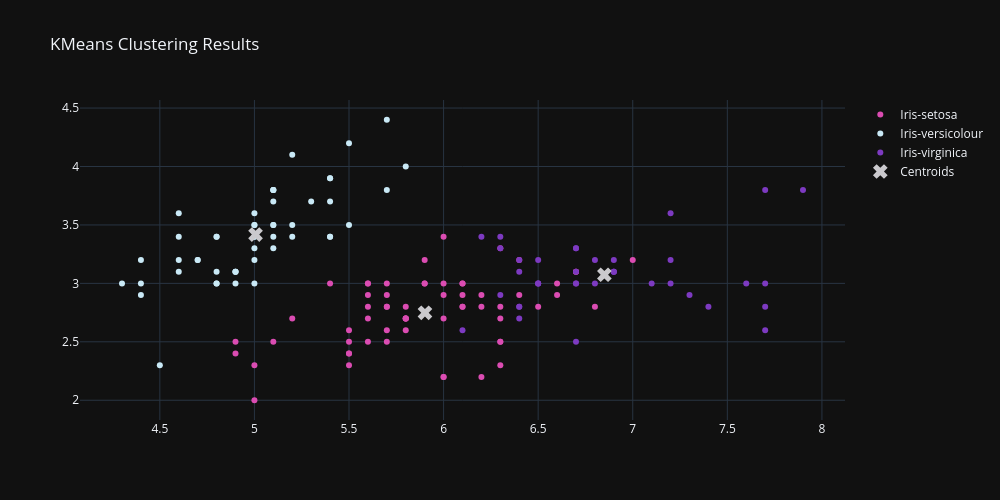

The notebook cell this image was saved under:
### Code cell
fig = go.Figure()
fig.add_trace(go.Scatter(
    x=X[clusters == 0, 0], y=X[clusters == 0, 1],
    mode='markers', marker_color='#DB4CB2', name='Iris-setosa'))
fig.add_trace(go.Scatter(
    x=X[clusters == 1, 0], y=X[clusters == 1, 1],
    mode='markers', marker_color='#c9e9f6', name='Iris-versicolour'))
fig.add_trace(go.Scatter(
    x=X[clusters == 2, 0], y=X[clusters == 2, 1],
    mode='markers', marker_color='#7D3AC1', name='Iris-virginica'))
fig.add_trace(go.Scatter(
    x=kmeans.cluster_centers_[:, 0], y=kmeans.cluster_centers_[:, 1],
    mode='markers', marker_color='#CAC9CD', marker_symbol=4,
    marker_size=13, name='Centroids'))
fig.update_layout(template='plotly_dark', width=1000,
                  height=500, title='KMeans Clustering Results')
fig.show()

### Figure 1 — Plotly figure (JSON) as saved in the notebook; plotly's stock layout.template omitted (floating-point values rounded to 4 significant figures)
{"data": [{"marker": {"color": "#DB4CB2"}, "mode": "markers", "name": "Iris-setosa", "type": "scatter", "x": [7.0, 6.4, 5.5, 6.5, 5.7, 6.3, 4.9, 6.6, 5.2, 5.0, 5.9, 6.0, 6.1, 5.6, 6.7, 5.6, 5.8, 6.2, 5.6, 5.9, 6.1, 6.3, 6.1, 6.4, 6.6, 6.8, 6.0, 5.7, 5.5, 5.5, 5.8, 6.0, 5.4, 6.0, 6.7, 6.3, 5.6, 5.5, 5.5, 6.1, 5.8, 5.0, 5.6, 5.7, 5.7, 6.2, 5.1, 5.7, 5.8, 4.9, 5.7, 5.8, 6.0, 5.6, 6.3, 6.2, 6.1, 6.3, 6.0, 5.8, 6.3, 5.9], "y": [3.2, 3.2, 2.3, 2.8, 2.8, 3.3, 2.4, 2.9, 2.7, 2.0, 3.0, 2.2, 2.9, 2.9, 3.1, 3.0, 2.7, 2.2, 2.5, 3.2, 2.8, 2.5, 2.8, 2.9, 3.0, 2.8, 2.9, 2.6, 2.4, 2.4, 2.7, 2.7, 3.0, 3.4, 3.1, 2.3, 3.0, 2.5, 2.6, 3.0, 2.6, 2.3, 2.7, 3.0, 2.9, 2.9, 2.5, 2.8, 2.7, 2.5, 2.5, 2.8, 2.2, 2.8, 2.7, 2.8, 3.0, 2.8, 3.0, 2.7, 2.5, 3.0]}, {"marker": {"color": "#c9e9f6"}, "mode": "markers", "name": "Iris-versicolour", "type": "scatter", "x": [5.1, 4.9, 4.7, 4.6, 5.0, 5.4, 4.6, 5.0, 4.4, 4.9, 5.4, 4.8, 4.8, 4.3, 5.8, 5.7, 5.4, 5.1, 5.7, 5.1, 5.4, 5.1, 4.6, 5.1, 4.8, 5.0, 5.0, 5.2, 5.2, 4.7, 4.8, 5.4, 5.2, 5.5, 4.9, 5.0, 5.5, 4.9, 4.4, 5.1, 5.0, 4.5, 4.4, 5.0, 5.1, 4.8, 5.1, 4.6, 5.3, 5.0], "y": [3.5, 3.0, 3.2, 3.1, 3.6, 3.9, 3.4, 3.4, 2.9, 3.1, 3.7, 3.4, 3.0, 3.0, 4.0, 4.4, 3.9, 3.5, 3.8, 3.8, 3.4, 3.7, 3.6, 3.3, 3.4, 3.0, 3.4, 3.5, 3.4, 3.2, 3.1, 3.4, 4.1, 4.2, 3.1, 3.2, 3.5, 3.1, 3.0, 3.4, 3.5, 2.3, 3.2, 3.5, 3.8, 3.0, 3.8, 3.2, 3.7, 3.3]}, {"marker": {"color": "#7D3AC1"}, "mode": "markers", "name": "Iris-virginica", "type": "scatter", "x": [6.9, 6.7, 6.3, 7.1, 6.3, 6.5, 7.6, 7.3, 6.7, 7.2, 6.5, 6.4, 6.8, 6.4, 6.5, 7.7, 7.7, 6.9, 7.7, 6.7, 7.2, 6.4, 7.2, 7.4, 7.9, 6.4, 6.1, 7.7, 6.3, 6.4, 6.9, 6.7, 6.9, 6.8, 6.7, 6.7, 6.5, 6.2], "y": [3.1, 3.0, 3.3, 3.0, 2.9, 3.0, 3.0, 2.9, 2.5, 3.6, 3.2, 2.7, 3.0, 3.2, 3.0, 3.8, 2.6, 3.2, 2.8, 3.3, 3.2, 2.8, 3.0, 2.8, 3.8, 2.8, 2.6, 3.0, 3.4, 3.1, 3.1, 3.1, 3.1, 3.2, 3.3, 3.0, 3.0, 3.4]}, {"marker": {"color": "#CAC9CD", "size": 13, "symbol": 4}, "mode": "markers", "name": "Centroids", "type": "scatter", "x": [5.902, 5.006, 6.85], "y": [2.748, 3.418, 3.074]}], "layout": {"height": 500, "title": {"text": "KMeans Clustering Results"}, "width": 1000}}
